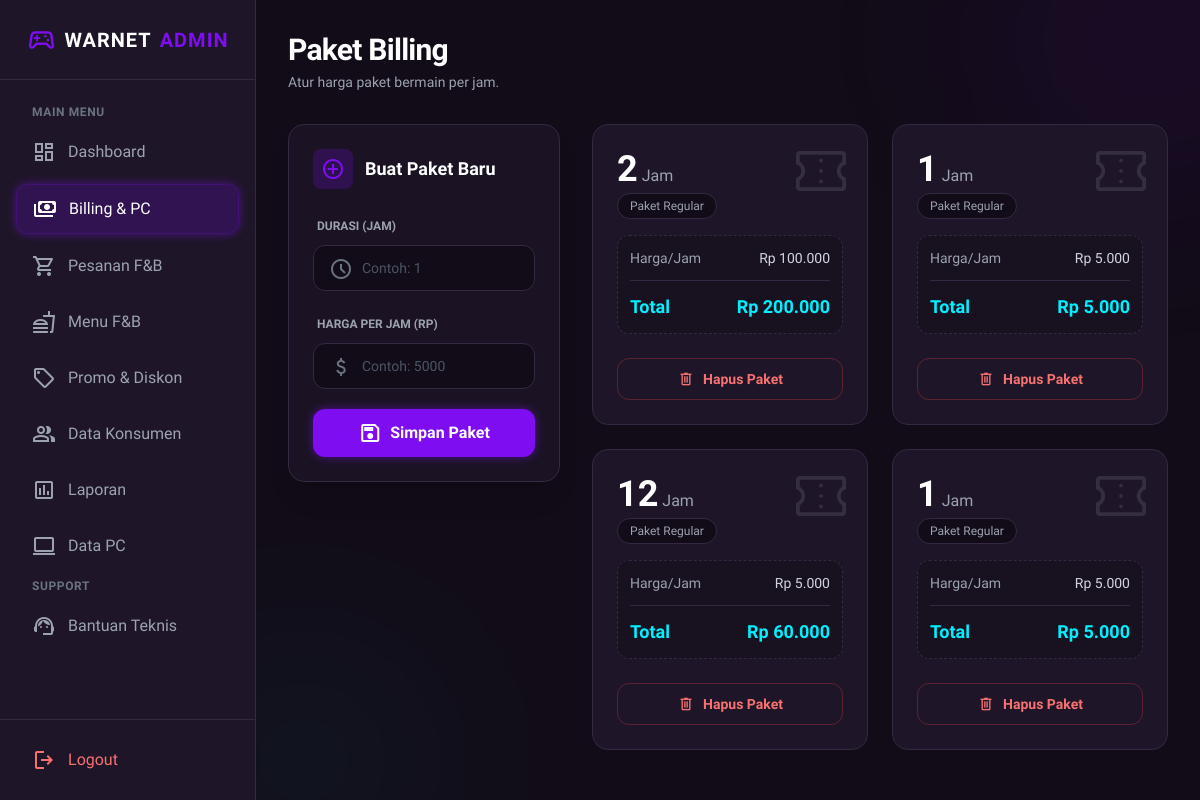
Screenshot of /pages/admin/billing.php (signed in) with the database file from the repository.
### tables this page shows
CREATE TABLE `billing` (
  `id_billing` int(11) NOT NULL,
  `durasi_jam` int(11) DEFAULT NULL,
  `harga_per_jam` decimal(10,2) DEFAULT NULL,
  `total_harga` decimal(12,2) DEFAULT NULL,
  `id_promo` int(11) DEFAULT NULL
);

### pages/admin/billing.php (the view, shortened to what this page needs)
<?php
require_once '../../includes/config.php';
$billing_list = $conn->query("SELECT * FROM billing ORDER BY id_billing DESC");
?>
<!DOCTYPE html>
<html lang="id" class="dark">
<head>
    <script src="https://cdn.tailwindcss.com"></script>
</head>
<body class="bg-dark-bg text-gray-200 font-sans antialiased h-screen flex overflow-hidden">
    <?php include '../../includes/sidebar_admin.php'; ?>
    <main class="flex-1 flex flex-col h-screen overflow-hidden relative md:ml-64">
        <div class="absolute top-0 left-0 w-full h-full overflow-hidden pointer-events-none z-0">
            <div class="absolute top-[-10%] right-[-10%] w-[30%] h-[30%] bg-primary/10 rounded-full blur-[100px]"></div>
            <div class="absolute bottom-[-10%] left-[-10%] w-[30%] h-[30%] bg-neon-cyan/5 rounded-full blur-[100px]"></div>
        </div>
        <div class="flex-1 overflow-y-auto p-6 md:p-8 z-10 scroll-smooth">
            <div class="mb-8">
                <h2 class="text-2xl md:text-3xl font-bold text-white tracking-tight">Paket Billing</h2>
                <p class="text-gray-400 mt-1 text-sm">Atur harga paket bermain per jam.</p>
            </div>
            <div class="grid grid-cols-1 lg:grid-cols-3 gap-8">
                <div class="lg:col-span-1">
                    <div class="bg-dark-surface/80 backdrop-blur-xl border border-dark-border rounded-2xl p-6 shadow-xl sticky top-6">
                        <div class="flex items-center gap-3 mb-6">
                            <div class="w-10 h-10 rounded-lg bg-primary/20 flex items-center justify-center text-primary">
                                <span class="material-symbols-outlined">add_circle</span>
                            </div>
                            <h3 class="text-lg font-bold text-white">Buat Paket Baru</h3>
                        </div>
                        <form method="POST" action="" class="space-y-5">
                            <div class="space-y-2">
                                <label class="text-xs font-bold uppercase text-gray-400 ml-1">Durasi (Jam)</label>
                                <div class="relative group">
                                    <span class="absolute left-4 top-3 text-gray-500 material-symbols-outlined">schedule</span>
                                    <input type="number" name="durasi_jam" required
                                        class="w-full bg-dark-bg border border-dark-border text-white text-sm rounded-xl focus:ring-1 focus:ring-primary focus:border-primary block pl-12 p-3 placeholder-gray-600 transition-all outline-none"
                                        placeholder="Contoh: 1">
                                </div>
                            </div>
                            <div class="space-y-2">
                                <label class="text-xs font-bold uppercase text-gray-400 ml-1">Harga per Jam (Rp)</label>
                                <div class="relative group">
                                    <span class="absolute left-4 top-3 text-gray-500 material-symbols-outlined">attach_money</span>
                                    <input type="number" name="harga_per_jam" required
                                        class="w-full bg-dark-bg border border-dark-border text-white text-sm rounded-xl focus:ring-1 focus:ring-primary focus:border-primary block pl-12 p-3 placeholder-gray-600 transition-all outline-none"
                                        placeholder="Contoh: 5000">
                                </div>
                            </div>
                            <button type="submit" class="w-full py-3 bg-primary hover:bg-primary/80 text-white font-bold rounded-xl shadow-neon transition-all flex items-center justify-center gap-2 mt-4 hover:-translate-y-1">
                                <span class="material-symbols-outlined">save</span>
                                Simpan Paket
                            </button>
                        </form>
                    </div>
                </div>
                <div class="lg:col-span-2">
                    <div class="grid grid-cols-1 md:grid-cols-2 gap-6">
                        <?php if ($billing_list->num_rows > 0): ?>
                            <?php while ($b = $billing_list->fetch_assoc()): ?>
                                <div class="bg-dark-surface border border-dark-border rounded-2xl p-6 relative group hover:border-primary/50 transition-all hover:shadow-lg hover:shadow-primary/10 flex flex-col justify-between">
                                    <div class="absolute top-4 right-4 opacity-10 group-hover:opacity-20 transition-opacity">
                                        <span class="material-symbols-outlined text-6xl text-white">confirmation_number</span>
                                    </div>
                                    <div>
                                        <div class="flex items-baseline gap-1 mb-1">
                                            <h3 class="text-4xl font-bold text-white"><?= $b['durasi_jam']; ?></h3>
                                            <span class="text-gray-400 font-medium">Jam</span>
                                        </div>
                                        <div class="inline-block px-3 py-1 rounded-full bg-dark-bg text-xs text-gray-400 border border-dark-border mb-4">
                                            Paket Regular
                                        </div>
                                        <div class="space-y-3 mb-6 bg-dark-bg/50 p-3 rounded-xl border border-dashed border-dark-border">
                                            <div class="flex items-center justify-between text-sm">
                                                <span class="text-gray-400">Harga/Jam</span>
                                                <span class="text-gray-300">Rp <?= number_format($b['harga_per_jam'], 0, ',', '.'); ?></span>
                                            </div>
                                            <div class="h-px bg-dark-border w-full"></div>
                                            <div class="flex items-center justify-between text-lg font-bold text-neon-cyan">
                                                <span>Total</span>
                                                <span>Rp <?= number_format($b['total_harga'], 0, ',', '.'); ?></span>
                                            </div>
                                        </div>
                                    </div>
                                    <button onclick="hapusBilling(<?= $b['id_billing']; ?>)" class="w-full py-2.5 rounded-xl border border-red-500/30 text-red-400 hover:bg-red-500 hover:text-white transition-all flex items-center justify-center gap-2 text-sm font-semibold hover:shadow-lg hover:shadow-red-500/20">
                                        <span class="material-symbols-outlined text-[18px]">delete</span>
                                        Hapus Paket
                                    </button>
                                </div>
                            <?php endwhile; ?>
                        <?php endif; ?>
                    </div>
                </div>
            </div>
        </div>
    </main>
</body>
</html>

### includes/sidebar_admin.php (style rules this page uses)
main { animation: pageEnter 0.5s cubic-bezier(0.2, 0.8, 0.2, 1) forwards; }

### rows the page displays
billing: durasi_jam "2", harga_per_jam "100.000", total_harga "200.000"
billing: durasi_jam "1", harga_per_jam "5.000", total_harga "5.000"
billing: durasi_jam "12", harga_per_jam "5.000", total_harga "60.000"
billing: durasi_jam "1", harga_per_jam "5.000", total_harga "5.000"
